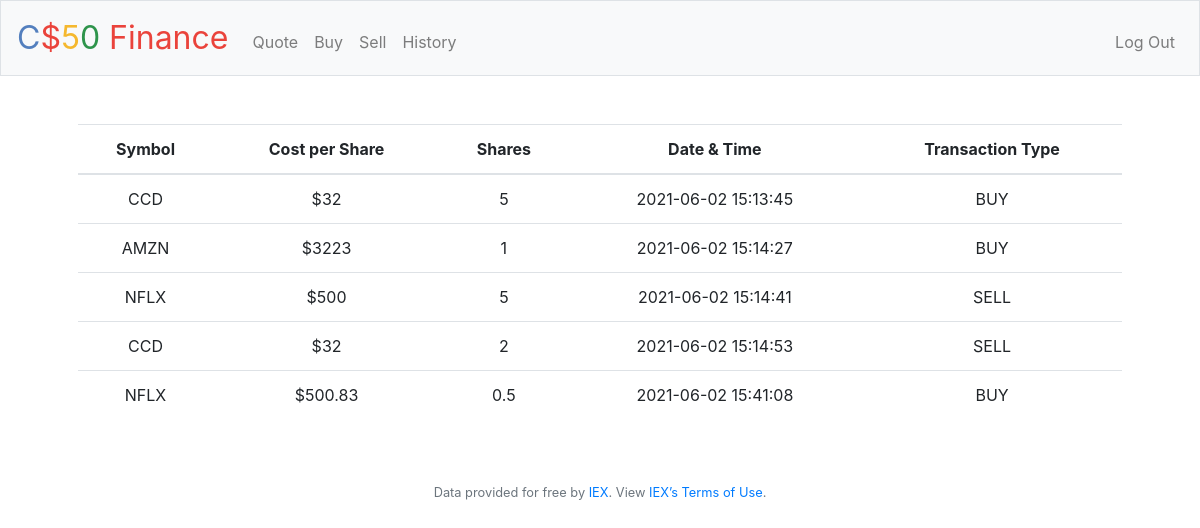
The app's page /history (signed in) with its own data.
### tables this page shows
CREATE TABLE "history" (
	"id"	INTEGER,
	"symbol"	TEXT,
	"type"	TEXT,
	"user"	TEXT,
	"day"	DATETIME DEFAULT CURRENT_TIMESTAMP,
	"share"	INTEGER,
	"price"	TEXT,
	PRIMARY KEY("id")
);

### application.py (the view)
@app.route("/history")
@login_required
def history():
    history=db.execute("SELECT * FROM history WHERE user=?",session.get("user_id"))
    return render_template("history.html",history=history)

### application.py (called while the page is built)
@app.after_request
def after_request(response):
    response.headers["Cache-Control"] = "no-cache, no-store, must-revalidate"
    response.headers["Expires"] = 0
    response.headers["Pragma"] = "no-cache"
    return response

### helpers.py (called while the page is built)
def login_required(f):
    @wraps(f)
    def decorated_function(*args, **kwargs):
        if session.get("user_id") is None:
            return redirect("/login")
        return f(*args, **kwargs)
    return decorated_function

### templates/history.html (shortened to what this page needs)
{% extends "layout.html" %}
{% block main %}
<table class="table">
    <thead>
    <tr>
    <th scope="col"> Symbol</th>
    <th scope="col"> Cost per Share</th>
    <th scope="col"> Shares</th>
    <th scope="col">Date & Time</th>
    <th scope="col">Transaction Type</th>
    </tr>
    </thead>
    <tbody>
        {% for entry in history %}
        <tr>
            <td> {{entry["symbol"]}}</td>
            <td> ${{entry["price"]}}</td>
            <td> {{entry["share"]}}</td>
            <td> {{entry["day"]}}</td>
            <td> {{entry["type"]}}</td>
        </tr>
        {% endfor %}
    </tbody>
</table>
{% endblock %}

### records on screen
history: symbol "CCD", price "32", share "5", day "2021-06-02 15:13:45", type "BUY"
history: symbol "AMZN", price "3223", share "1", day "2021-06-02 15:14:27", type "BUY"
history: symbol "NFLX", price "500", share "5", day "2021-06-02 15:14:41", type "SELL"
history: symbol "CCD", price "32", share "2", day "2021-06-02 15:14:53", type "SELL"
history: symbol "NFLX", price "500.83", share "0.5", day "2021-06-02 15:41:08", type "BUY"
